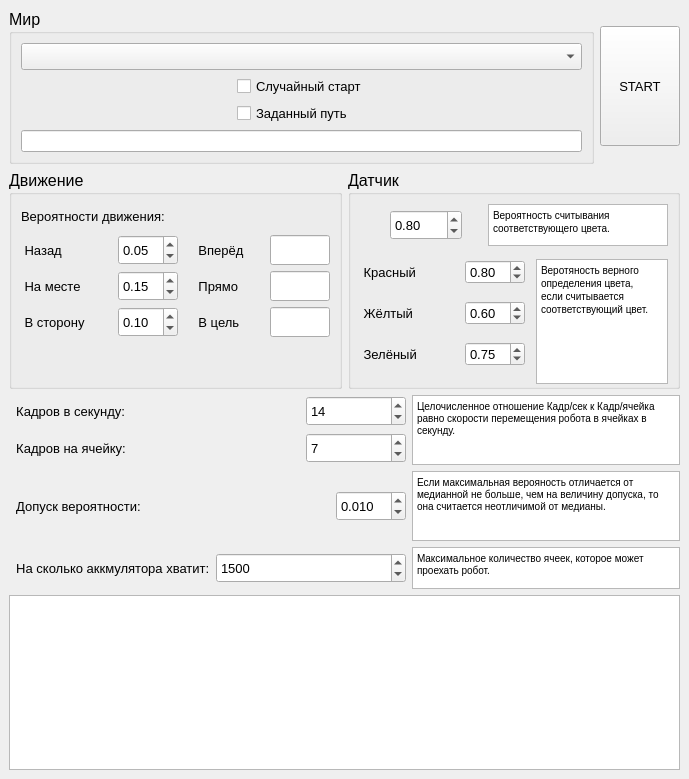
<?xml version="1.0" encoding="UTF-8"?>
<ui version="4.0">
 <class>MainWindow</class>
 <widget class="QMainWindow" name="MainWindow">
  <property name="geometry">
   <rect>
    <x>0</x>
    <y>0</y>
    <width>689</width>
    <height>779</height>
   </rect>
  </property>
  <property name="windowTitle">
   <string>MainWindow</string>
  </property>
  <widget class="QWidget" name="centralwidget">
   <layout class="QVBoxLayout" name="verticalLayout_9">
    <item>
     <layout class="QVBoxLayout" name="verticalLayout_8">
      <item>
       <layout class="QHBoxLayout" name="horizontalLayout_14">
        <item>
         <widget class="QGroupBox" name="groupBox">
          <property name="font">
           <font>
            <pointsize>12</pointsize>
           </font>
          </property>
          <property name="title">
           <string>Мир</string>
          </property>
          <layout class="QGridLayout" name="gridLayout_4">
           <item row="0" column="0">
            <layout class="QVBoxLayout" name="verticalLayout_7">
             <item>
              <widget class="QComboBox" name="map_list"/>
             </item>
             <item>
              <layout class="QHBoxLayout" name="horizontalLayout_11">
               <item>
                <spacer name="horizontalSpacer_6">
                 <property name="orientation">
                  <enum>Qt::Horizontal</enum>
                 </property>
                 <property name="sizeHint" stdset="0">
                  <size>
                   <width>40</width>
                   <height>20</height>
                  </size>
                 </property>
                </spacer>
               </item>
               <item>
                <layout class="QVBoxLayout" name="verticalLayout">
                 <item>
                  <widget class="QCheckBox" name="isUndeter">
                   <property name="font">
                    <font>
                     <pointsize>10</pointsize>
                    </font>
                   </property>
                   <property name="text">
                    <string>Случайный старт</string>
                   </property>
                  </widget>
                 </item>
                 <item>
                  <widget class="QCheckBox" name="isPath">
                   <property name="font">
                    <font>
                     <pointsize>10</pointsize>
                    </font>
                   </property>
                   <property name="text">
                    <string>Заданный путь</string>
                   </property>
                  </widget>
                 </item>
                </layout>
               </item>
               <item>
                <spacer name="horizontalSpacer_7">
                 <property name="orientation">
                  <enum>Qt::Horizontal</enum>
                 </property>
                 <property name="sizeHint" stdset="0">
                  <size>
                   <width>40</width>
                   <height>20</height>
                  </size>
                 </property>
                </spacer>
               </item>
              </layout>
             </item>
             <item>
              <widget class="QLineEdit" name="line_path">
               <property name="font">
                <font>
                 <pointsize>8</pointsize>
                </font>
               </property>
              </widget>
             </item>
            </layout>
           </item>
          </layout>
         </widget>
        </item>
        <item>
         <widget class="QPushButton" name="btn_start">
          <property name="minimumSize">
           <size>
            <width>80</width>
            <height>120</height>
           </size>
          </property>
          <property name="font">
           <font>
            <pointsize>10</pointsize>
           </font>
          </property>
          <property name="text">
           <string>START</string>
          </property>
         </widget>
        </item>
       </layout>
      </item>
      <item>
       <layout class="QHBoxLayout" name="horizontalLayout_12">
        <item>
         <widget class="QGroupBox" name="groupBox_3">
          <property name="font">
           <font>
            <pointsize>12</pointsize>
           </font>
          </property>
          <property name="title">
           <string>Движение</string>
          </property>
          <layout class="QGridLayout" name="gridLayout_5">
           <item row="0" column="0">
            <layout class="QVBoxLayout" name="verticalLayout_5">
             <item>
              <widget class="QLabel" name="label_7">
               <property name="maximumSize">
                <size>
                 <width>16777215</width>
                 <height>100</height>
                </size>
               </property>
               <property name="font">
                <font>
                 <pointsize>10</pointsize>
                </font>
               </property>
               <property name="text">
                <string>Вероятности движения:</string>
               </property>
              </widget>
             </item>
             <item>
              <layout class="QHBoxLayout" name="horizontalLayout_2">
               <item>
                <layout class="QGridLayout" name="gridLayout_2">
                 <item row="0" column="0">
                  <widget class="QLabel" name="label_4">
                   <property name="minimumSize">
                    <size>
                     <width>80</width>
                     <height>30</height>
                    </size>
                   </property>
                   <property name="maximumSize">
                    <size>
                     <width>16777215</width>
                     <height>30</height>
                    </size>
                   </property>
                   <property name="font">
                    <font>
                     <pointsize>10</pointsize>
                    </font>
                   </property>
                   <property name="text">
                    <string> Назад</string>
                   </property>
                   <property name="alignment">
                    <set>Qt::AlignLeading|Qt::AlignLeft|Qt::AlignVCenter</set>
                   </property>
                  </widget>
                 </item>
                 <item row="0" column="1">
                  <widget class="QDoubleSpinBox" name="wp_back">
                   <property name="maximumSize">
                    <size>
                     <width>60</width>
                     <height>30</height>
                    </size>
                   </property>
                   <property name="font">
                    <font>
                     <pointsize>10</pointsize>
                    </font>
                   </property>
                   <property name="maximum">
                    <double>1.000000000000000</double>
                   </property>
                   <property name="singleStep">
                    <double>0.010000000000000</double>
                   </property>
                   <property name="value">
                    <double>0.050000000000000</double>
                   </property>
                  </widget>
                 </item>
                 <item row="1" column="0">
                  <widget class="QLabel" name="label_5">
                   <property name="minimumSize">
                    <size>
                     <width>80</width>
                     <height>30</height>
                    </size>
                   </property>
                   <property name="maximumSize">
                    <size>
                     <width>16777215</width>
                     <height>30</height>
                    </size>
                   </property>
                   <property name="font">
                    <font>
                     <pointsize>10</pointsize>
                    </font>
                   </property>
                   <property name="text">
                    <string> На месте</string>
                   </property>
                  </widget>
                 </item>
                 <item row="1" column="1">
                  <widget class="QDoubleSpinBox" name="wp_stay">
                   <property name="maximumSize">
                    <size>
                     <width>16777215</width>
                     <height>30</height>
                    </size>
                   </property>
                   <property name="font">
                    <font>
                     <pointsize>10</pointsize>
                    </font>
                   </property>
                   <property name="maximum">
                    <double>1.000000000000000</double>
                   </property>
                   <property name="singleStep">
                    <double>0.010000000000000</double>
                   </property>
                   <property name="value">
                    <double>0.150000000000000</double>
                   </property>
                  </widget>
                 </item>
                 <item row="2" column="0">
                  <widget class="QLabel" name="label_6">
                   <property name="minimumSize">
                    <size>
                     <width>80</width>
                     <height>30</height>
                    </size>
                   </property>
                   <property name="maximumSize">
                    <size>
                     <width>16777215</width>
                     <height>30</height>
                    </size>
                   </property>
                   <property name="font">
                    <font>
                     <pointsize>10</pointsize>
                    </font>
                   </property>
                   <property name="text">
                    <string> В сторону</string>
                   </property>
                  </widget>
                 </item>
                 <item row="2" column="1">
                  <widget class="QDoubleSpinBox" name="wp_turn">
                   <property name="maximumSize">
                    <size>
                     <width>16777215</width>
                     <height>30</height>
                    </size>
                   </property>
                   <property name="font">
                    <font>
                     <pointsize>10</pointsize>
                    </font>
                   </property>
                   <property name="maximum">
                    <double>1.000000000000000</double>
                   </property>
                   <property name="singleStep">
                    <double>0.010000000000000</double>
                   </property>
                   <property name="value">
                    <double>0.100000000000000</double>
                   </property>
                  </widget>
                 </item>
                </layout>
               </item>
               <item>
                <layout class="QGridLayout" name="gridLayout_3">
                 <item row="0" column="1">
                  <widget class="QLineEdit" name="wp_straight">
                   <property name="minimumSize">
                    <size>
                     <width>60</width>
                     <height>30</height>
                    </size>
                   </property>
                   <property name="maximumSize">
                    <size>
                     <width>60</width>
                     <height>30</height>
                    </size>
                   </property>
                  </widget>
                 </item>
                 <item row="0" column="0">
                  <widget class="QLabel" name="label_8">
                   <property name="minimumSize">
                    <size>
                     <width>80</width>
                     <height>30</height>
                    </size>
                   </property>
                   <property name="maximumSize">
                    <size>
                     <width>80</width>
                     <height>30</height>
                    </size>
                   </property>
                   <property name="font">
                    <font>
                     <pointsize>10</pointsize>
                    </font>
                   </property>
                   <property name="text">
                    <string>    Вперёд</string>
                   </property>
                   <property name="alignment">
                    <set>Qt::AlignLeading|Qt::AlignLeft|Qt::AlignVCenter</set>
                   </property>
                  </widget>
                 </item>
                 <item row="1" column="0">
                  <widget class="QLabel" name="label_9">
                   <property name="minimumSize">
                    <size>
                     <width>80</width>
                     <height>30</height>
                    </size>
                   </property>
                   <property name="maximumSize">
                    <size>
                     <width>80</width>
                     <height>30</height>
                    </size>
                   </property>
                   <property name="font">
                    <font>
                     <pointsize>10</pointsize>
                    </font>
                   </property>
                   <property name="text">
                    <string>    Прямо</string>
                   </property>
                   <property name="alignment">
                    <set>Qt::AlignLeading|Qt::AlignLeft|Qt::AlignVCenter</set>
                   </property>
                  </widget>
                 </item>
                 <item row="1" column="1">
                  <widget class="QLineEdit" name="wp_right">
                   <property name="minimumSize">
                    <size>
                     <width>60</width>
                     <height>30</height>
                    </size>
                   </property>
                   <property name="maximumSize">
                    <size>
                     <width>60</width>
                     <height>30</height>
                    </size>
                   </property>
                  </widget>
                 </item>
                 <item row="2" column="0">
                  <widget class="QLabel" name="label_10">
                   <property name="minimumSize">
                    <size>
                     <width>80</width>
                     <height>30</height>
                    </size>
                   </property>
                   <property name="maximumSize">
                    <size>
                     <width>80</width>
                     <height>30</height>
                    </size>
                   </property>
                   <property name="font">
                    <font>
                     <pointsize>10</pointsize>
                    </font>
                   </property>
                   <property name="text">
                    <string>    В цель</string>
                   </property>
                   <property name="alignment">
                    <set>Qt::AlignLeading|Qt::AlignLeft|Qt::AlignVCenter</set>
                   </property>
                  </widget>
                 </item>
                 <item row="2" column="1">
                  <widget class="QLineEdit" name="wp_exact">
                   <property name="minimumSize">
                    <size>
                     <width>60</width>
                     <height>30</height>
                    </size>
                   </property>
                   <property name="maximumSize">
                    <size>
                     <width>60</width>
                     <height>30</height>
                    </size>
                   </property>
                  </widget>
                 </item>
                </layout>
               </item>
              </layout>
             </item>
            </layout>
           </item>
           <item row="1" column="0">
            <spacer name="verticalSpacer">
             <property name="orientation">
              <enum>Qt::Vertical</enum>
             </property>
             <property name="sizeType">
              <enum>QSizePolicy::Minimum</enum>
             </property>
             <property name="sizeHint" stdset="0">
              <size>
               <width>20</width>
               <height>40</height>
              </size>
             </property>
            </spacer>
           </item>
          </layout>
         </widget>
        </item>
        <item>
         <widget class="QGroupBox" name="groupBox_2">
          <property name="font">
           <font>
            <pointsize>12</pointsize>
           </font>
          </property>
          <property name="title">
           <string>Датчик</string>
          </property>
          <layout class="QGridLayout" name="gridLayout_6">
           <item row="0" column="0">
            <layout class="QVBoxLayout" name="verticalLayout_4">
             <item>
              <layout class="QHBoxLayout" name="horizontalLayout_3">
               <item>
                <spacer name="horizontalSpacer">
                 <property name="orientation">
                  <enum>Qt::Horizontal</enum>
                 </property>
                 <property name="sizeType">
                  <enum>QSizePolicy::Fixed</enum>
                 </property>
                 <property name="sizeHint" stdset="0">
                  <size>
                   <width>30</width>
                   <height>20</height>
                  </size>
                 </property>
                </spacer>
               </item>
               <item>
                <widget class="QDoubleSpinBox" name="wp_color_correct">
                 <property name="maximumSize">
                  <size>
                   <width>120</width>
                   <height>30</height>
                  </size>
                 </property>
                 <property name="font">
                  <font>
                   <pointsize>10</pointsize>
                  </font>
                 </property>
                 <property name="maximum">
                  <double>1.000000000000000</double>
                 </property>
                 <property name="singleStep">
                  <double>0.010000000000000</double>
                 </property>
                 <property name="value">
                  <double>0.800000000000000</double>
                 </property>
                </widget>
               </item>
               <item>
                <spacer name="horizontalSpacer_2">
                 <property name="orientation">
                  <enum>Qt::Horizontal</enum>
                 </property>
                 <property name="sizeType">
                  <enum>QSizePolicy::Fixed</enum>
                 </property>
                 <property name="sizeHint" stdset="0">
                  <size>
                   <width>20</width>
                   <height>20</height>
                  </size>
                 </property>
                </spacer>
               </item>
               <item>
                <widget class="QTextBrowser" name="textBrowser_2">
                 <property name="maximumSize">
                  <size>
                   <width>180</width>
                   <height>42</height>
                  </size>
                 </property>
                 <property name="html">
                  <string>&lt;!DOCTYPE HTML PUBLIC &quot;-//W3C//DTD HTML 4.0//EN&quot; &quot;http://www.w3.org/TR/REC-html40/strict.dtd&quot;&gt;
&lt;html&gt;&lt;head&gt;&lt;meta name=&quot;qrichtext&quot; content=&quot;1&quot; /&gt;&lt;style type=&quot;text/css&quot;&gt;
p, li { white-space: pre-wrap; }
&lt;/style&gt;&lt;/head&gt;&lt;body style=&quot; font-family:'MS Shell Dlg 2'; font-size:12pt; font-weight:400; font-style:normal;&quot;&gt;
&lt;p style=&quot; margin-top:0px; margin-bottom:0px; margin-left:0px; margin-right:0px; -qt-block-indent:0; text-indent:0px;&quot;&gt;&lt;span style=&quot; font-size:7.8pt;&quot;&gt;Вероятность считывания &lt;/span&gt;&lt;/p&gt;
&lt;p style=&quot; margin-top:0px; margin-bottom:0px; margin-left:0px; margin-right:0px; -qt-block-indent:0; text-indent:0px;&quot;&gt;&lt;span style=&quot; font-size:7.8pt;&quot;&gt;соответствующего цвета.&lt;/span&gt;&lt;/p&gt;&lt;/body&gt;&lt;/html&gt;</string>
                 </property>
                </widget>
               </item>
              </layout>
             </item>
             <item>
              <layout class="QVBoxLayout" name="verticalLayout_3">
               <item>
                <layout class="QVBoxLayout" name="verticalLayout_2">
                 <item>
                  <layout class="QHBoxLayout" name="horizontalLayout">
                   <item>
                    <layout class="QGridLayout" name="gridLayout">
                     <item row="0" column="0">
                      <widget class="QLabel" name="label">
                       <property name="minimumSize">
                        <size>
                         <width>80</width>
                         <height>30</height>
                        </size>
                       </property>
                       <property name="font">
                        <font>
                         <pointsize>10</pointsize>
                        </font>
                       </property>
                       <property name="text">
                        <string> Красный</string>
                       </property>
                       <property name="alignment">
                        <set>Qt::AlignLeading|Qt::AlignLeft|Qt::AlignVCenter</set>
                       </property>
                      </widget>
                     </item>
                     <item row="1" column="0">
                      <widget class="QLabel" name="label_3">
                       <property name="minimumSize">
                        <size>
                         <width>80</width>
                         <height>30</height>
                        </size>
                       </property>
                       <property name="font">
                        <font>
                         <pointsize>10</pointsize>
                        </font>
                       </property>
                       <property name="text">
                        <string> Жёлтый</string>
                       </property>
                      </widget>
                     </item>
                     <item row="2" column="0">
                      <widget class="QLabel" name="label_2">
                       <property name="minimumSize">
                        <size>
                         <width>80</width>
                         <height>30</height>
                        </size>
                       </property>
                       <property name="font">
                        <font>
                         <pointsize>10</pointsize>
                        </font>
                       </property>
                       <property name="text">
                        <string> Зелёный</string>
                       </property>
                      </widget>
                     </item>
                     <item row="0" column="1">
                      <widget class="QDoubleSpinBox" name="wp_red">
                       <property name="maximumSize">
                        <size>
                         <width>60</width>
                         <height>16777215</height>
                        </size>
                       </property>
                       <property name="font">
                        <font>
                         <pointsize>10</pointsize>
                        </font>
                       </property>
                       <property name="maximum">
                        <double>1.000000000000000</double>
                       </property>
                       <property name="singleStep">
                        <double>0.010000000000000</double>
                       </property>
                       <property name="value">
                        <double>0.800000000000000</double>
                       </property>
                      </widget>
                     </item>
                     <item row="1" column="1">
                      <widget class="QDoubleSpinBox" name="wp_yellow">
                       <property name="font">
                        <font>
                         <pointsize>10</pointsize>
                        </font>
                       </property>
                       <property name="maximum">
                        <double>1.000000000000000</double>
                       </property>
                       <property name="singleStep">
                        <double>0.010000000000000</double>
                       </property>
                       <property name="value">
                        <double>0.600000000000000</double>
                       </property>
                      </widget>
                     </item>
                     <item row="2" column="1">
                      <widget class="QDoubleSpinBox" name="wp_green">
                       <property name="font">
                        <font>
                         <pointsize>10</pointsize>
                        </font>
                       </property>
                       <property name="maximum">
                        <double>1.000000000000000</double>
                       </property>
                       <property name="singleStep">
                        <double>0.010000000000000</double>
                       </property>
                       <property name="value">
                        <double>0.750000000000000</double>
                       </property>
                      </widget>
                     </item>
                    </layout>
                   </item>
                   <item>
                    <spacer name="horizontalSpacer_3">
                     <property name="orientation">
                      <enum>Qt::Horizontal</enum>
                     </property>
                     <property name="sizeType">
                      <enum>QSizePolicy::Fixed</enum>
                     </property>
                     <property name="sizeHint" stdset="0">
                      <size>
                       <width>5</width>
                       <height>20</height>
                      </size>
                     </property>
                    </spacer>
                   </item>
                   <item>
                    <widget class="QTextBrowser" name="textBrowser">
                     <property name="minimumSize">
                      <size>
                       <width>125</width>
                       <height>125</height>
                      </size>
                     </property>
                     <property name="maximumSize">
                      <size>
                       <width>132</width>
                       <height>110</height>
                      </size>
                     </property>
                     <property name="html">
                      <string>&lt;!DOCTYPE HTML PUBLIC &quot;-//W3C//DTD HTML 4.0//EN&quot; &quot;http://www.w3.org/TR/REC-html40/strict.dtd&quot;&gt;
&lt;html&gt;&lt;head&gt;&lt;meta name=&quot;qrichtext&quot; content=&quot;1&quot; /&gt;&lt;style type=&quot;text/css&quot;&gt;
p, li { white-space: pre-wrap; }
&lt;/style&gt;&lt;/head&gt;&lt;body style=&quot; font-family:'MS Shell Dlg 2'; font-size:12pt; font-weight:400; font-style:normal;&quot;&gt;
&lt;p style=&quot; margin-top:0px; margin-bottom:0px; margin-left:0px; margin-right:0px; -qt-block-indent:0; text-indent:0px;&quot;&gt;&lt;span style=&quot; font-size:7.8pt;&quot;&gt;Веротяность верного &lt;/span&gt;&lt;/p&gt;
&lt;p style=&quot; margin-top:0px; margin-bottom:0px; margin-left:0px; margin-right:0px; -qt-block-indent:0; text-indent:0px;&quot;&gt;&lt;span style=&quot; font-size:7.8pt;&quot;&gt;определения цвета, &lt;/span&gt;&lt;/p&gt;
&lt;p style=&quot; margin-top:0px; margin-bottom:0px; margin-left:0px; margin-right:0px; -qt-block-indent:0; text-indent:0px;&quot;&gt;&lt;span style=&quot; font-size:7.8pt;&quot;&gt;если считывается &lt;/span&gt;&lt;/p&gt;
&lt;p style=&quot; margin-top:0px; margin-bottom:0px; margin-left:0px; margin-right:0px; -qt-block-indent:0; text-indent:0px;&quot;&gt;&lt;span style=&quot; font-size:7.8pt;&quot;&gt;соответствующий цвет.&lt;/span&gt;&lt;/p&gt;&lt;/body&gt;&lt;/html&gt;</string>
                     </property>
                    </widget>
                   </item>
                  </layout>
                 </item>
                </layout>
               </item>
              </layout>
             </item>
            </layout>
           </item>
          </layout>
         </widget>
        </item>
       </layout>
      </item>
      <item>
       <layout class="QGridLayout" name="gridLayout_7">
        <item row="0" column="0">
         <layout class="QHBoxLayout" name="horizontalLayout_8">
          <item>
           <layout class="QVBoxLayout" name="verticalLayout_6">
            <item>
             <layout class="QHBoxLayout" name="horizontalLayout_4">
              <item>
               <widget class="QLabel" name="label_13">
                <property name="minimumSize">
                 <size>
                  <width>80</width>
                  <height>30</height>
                 </size>
                </property>
                <property name="maximumSize">
                 <size>
                  <width>16777215</width>
                  <height>30</height>
                 </size>
                </property>
                <property name="font">
                 <font>
                  <pointsize>10</pointsize>
                 </font>
                </property>
                <property name="text">
                 <string>  Кадров в секунду:</string>
                </property>
                <property name="alignment">
                 <set>Qt::AlignLeading|Qt::AlignLeft|Qt::AlignVCenter</set>
                </property>
               </widget>
              </item>
              <item>
               <widget class="QSpinBox" name="wp_fps">
                <property name="minimumSize">
                 <size>
                  <width>60</width>
                  <height>30</height>
                 </size>
                </property>
                <property name="maximumSize">
                 <size>
                  <width>100</width>
                  <height>16777215</height>
                 </size>
                </property>
                <property name="font">
                 <font>
                  <pointsize>10</pointsize>
                 </font>
                </property>
                <property name="maximum">
                 <number>16</number>
                </property>
                <property name="value">
                 <number>14</number>
                </property>
               </widget>
              </item>
             </layout>
            </item>
            <item>
             <layout class="QHBoxLayout" name="horizontalLayout_5">
              <item>
               <widget class="QLabel" name="label_14">
                <property name="minimumSize">
                 <size>
                  <width>80</width>
                  <height>30</height>
                 </size>
                </property>
                <property name="maximumSize">
                 <size>
                  <width>16777215</width>
                  <height>30</height>
                 </size>
                </property>
                <property name="font">
                 <font>
                  <pointsize>10</pointsize>
                 </font>
                </property>
                <property name="text">
                 <string>  Кадров на ячейку:</string>
                </property>
                <property name="alignment">
                 <set>Qt::AlignLeading|Qt::AlignLeft|Qt::AlignVCenter</set>
                </property>
               </widget>
              </item>
              <item>
               <widget class="QSpinBox" name="wp_fpcell">
                <property name="minimumSize">
                 <size>
                  <width>60</width>
                  <height>30</height>
                 </size>
                </property>
                <property name="maximumSize">
                 <size>
                  <width>100</width>
                  <height>16777215</height>
                 </size>
                </property>
                <property name="font">
                 <font>
                  <pointsize>10</pointsize>
                 </font>
                </property>
                <property name="maximum">
                 <number>16</number>
                </property>
                <property name="value">
                 <number>7</number>
                </property>
               </widget>
              </item>
             </layout>
            </item>
           </layout>
          </item>
         </layout>
        </item>
        <item row="2" column="0">
         <layout class="QHBoxLayout" name="horizontalLayout_10">
          <property name="sizeConstraint">
           <enum>QLayout::SetFixedSize</enum>
          </property>
          <item>
           <layout class="QHBoxLayout" name="horizontalLayout_7">
            <item>
             <widget class="QLabel" name="label_12">
              <property name="minimumSize">
               <size>
                <width>80</width>
                <height>30</height>
               </size>
              </property>
              <property name="maximumSize">
               <size>
                <width>16777215</width>
                <height>30</height>
               </size>
              </property>
              <property name="font">
               <font>
                <pointsize>10</pointsize>
               </font>
              </property>
              <property name="text">
               <string>  На сколько аккмулятора хватит:</string>
              </property>
              <property name="alignment">
               <set>Qt::AlignLeading|Qt::AlignLeft|Qt::AlignVCenter</set>
              </property>
             </widget>
            </item>
            <item>
             <widget class="QSpinBox" name="wp_limit">
              <property name="minimumSize">
               <size>
                <width>60</width>
                <height>30</height>
               </size>
              </property>
              <property name="font">
               <font>
                <pointsize>10</pointsize>
               </font>
              </property>
              <property name="maximum">
               <number>3000</number>
              </property>
              <property name="value">
               <number>1500</number>
              </property>
             </widget>
            </item>
           </layout>
          </item>
         </layout>
        </item>
        <item row="0" column="1">
         <widget class="QTextEdit" name="textEdit_3">
          <property name="maximumSize">
           <size>
            <width>268</width>
            <height>74</height>
           </size>
          </property>
          <property name="html">
           <string>&lt;!DOCTYPE HTML PUBLIC &quot;-//W3C//DTD HTML 4.0//EN&quot; &quot;http://www.w3.org/TR/REC-html40/strict.dtd&quot;&gt;
&lt;html&gt;&lt;head&gt;&lt;meta name=&quot;qrichtext&quot; content=&quot;1&quot; /&gt;&lt;style type=&quot;text/css&quot;&gt;
p, li { white-space: pre-wrap; }
&lt;/style&gt;&lt;/head&gt;&lt;body style=&quot; font-family:'MS Shell Dlg 2'; font-size:7.8pt; font-weight:400; font-style:normal;&quot;&gt;
&lt;p style=&quot; margin-top:0px; margin-bottom:0px; margin-left:0px; margin-right:0px; -qt-block-indent:0; text-indent:0px;&quot;&gt;Целочисленное отношение Кадр/сек к Кадр/ячейка равно скорости перемещения робота в ячейках в секунду.&lt;/p&gt;&lt;/body&gt;&lt;/html&gt;</string>
          </property>
         </widget>
        </item>
        <item row="1" column="1">
         <widget class="QTextEdit" name="textEdit">
          <property name="maximumSize">
           <size>
            <width>268</width>
            <height>74</height>
           </size>
          </property>
          <property name="html">
           <string>&lt;!DOCTYPE HTML PUBLIC &quot;-//W3C//DTD HTML 4.0//EN&quot; &quot;http://www.w3.org/TR/REC-html40/strict.dtd&quot;&gt;
&lt;html&gt;&lt;head&gt;&lt;meta name=&quot;qrichtext&quot; content=&quot;1&quot; /&gt;&lt;style type=&quot;text/css&quot;&gt;
p, li { white-space: pre-wrap; }
&lt;/style&gt;&lt;/head&gt;&lt;body style=&quot; font-family:'MS Shell Dlg 2'; font-size:7.8pt; font-weight:400; font-style:normal;&quot;&gt;
&lt;p style=&quot; margin-top:0px; margin-bottom:0px; margin-left:0px; margin-right:0px; -qt-block-indent:0; text-indent:0px;&quot;&gt;Если максимальная верояность отличается от медианной не больше, чем на величину допуска, то  она считается неотличимой от медианы.&lt;/p&gt;&lt;/body&gt;&lt;/html&gt;</string>
          </property>
         </widget>
        </item>
        <item row="2" column="1">
         <widget class="QTextEdit" name="textEdit_2">
          <property name="maximumSize">
           <size>
            <width>268</width>
            <height>42</height>
           </size>
          </property>
          <property name="html">
           <string>&lt;!DOCTYPE HTML PUBLIC &quot;-//W3C//DTD HTML 4.0//EN&quot; &quot;http://www.w3.org/TR/REC-html40/strict.dtd&quot;&gt;
&lt;html&gt;&lt;head&gt;&lt;meta name=&quot;qrichtext&quot; content=&quot;1&quot; /&gt;&lt;style type=&quot;text/css&quot;&gt;
p, li { white-space: pre-wrap; }
&lt;/style&gt;&lt;/head&gt;&lt;body style=&quot; font-family:'MS Shell Dlg 2'; font-size:7.8pt; font-weight:400; font-style:normal;&quot;&gt;
&lt;p style=&quot; margin-top:0px; margin-bottom:0px; margin-left:0px; margin-right:0px; -qt-block-indent:0; text-indent:0px;&quot;&gt;Максимальное количество ячеек, которое может проехать робот.&lt;/p&gt;&lt;/body&gt;&lt;/html&gt;</string>
          </property>
         </widget>
        </item>
        <item row="1" column="0">
         <layout class="QHBoxLayout" name="horizontalLayout_9">
          <item>
           <layout class="QHBoxLayout" name="horizontalLayout_6">
            <item>
             <widget class="QLabel" name="label_11">
              <property name="minimumSize">
               <size>
                <width>80</width>
                <height>30</height>
               </size>
              </property>
              <property name="maximumSize">
               <size>
                <width>16777215</width>
                <height>30</height>
               </size>
              </property>
              <property name="font">
               <font>
                <pointsize>10</pointsize>
               </font>
              </property>
              <property name="text">
               <string>  Допуск вероятности:</string>
              </property>
              <property name="alignment">
               <set>Qt::AlignLeading|Qt::AlignLeft|Qt::AlignVCenter</set>
              </property>
             </widget>
            </item>
            <item>
             <widget class="QDoubleSpinBox" name="wp_toler">
              <property name="maximumSize">
               <size>
                <width>70</width>
                <height>30</height>
               </size>
              </property>
              <property name="font">
               <font>
                <pointsize>10</pointsize>
               </font>
              </property>
              <property name="decimals">
               <number>3</number>
              </property>
              <property name="maximum">
               <double>1.000000000000000</double>
              </property>
              <property name="singleStep">
               <double>0.001000000000000</double>
              </property>
              <property name="value">
               <double>0.010000000000000</double>
              </property>
             </widget>
            </item>
           </layout>
          </item>
         </layout>
        </item>
       </layout>
      </item>
      <item>
       <widget class="QTextEdit" name="text_out"/>
      </item>
     </layout>
    </item>
   </layout>
  </widget>
  <widget class="QMenuBar" name="menubar">
   <property name="geometry">
    <rect>
     <x>0</x>
     <y>0</y>
     <width>689</width>
     <height>26</height>
    </rect>
   </property>
  </widget>
 </widget>
 <resources/>
 <connections/>
</ui>
